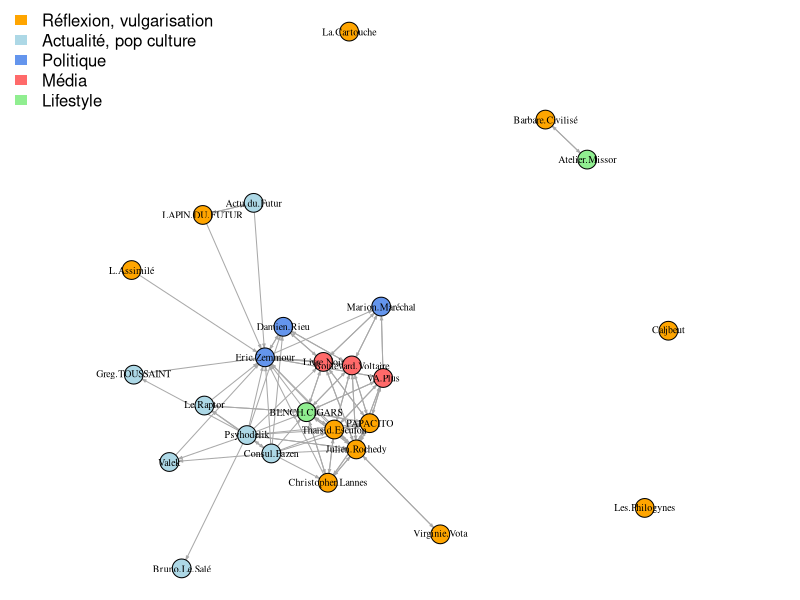

This figure's R source:
### On lance igraph

library(igraph)

### On importe le fichier
W1 <- data.matrix(read.csv("citation_collab6.csv", header = TRUE, sep = ";", encoding = "UTF-8"))
W1 <- W1[,-1]
head(W1)

#On charge le fichier des attributs
Attrs <- as.data.frame((read.csv("cc_commu.csv", header=TRUE, sep = ";")))
table(Attrs$COMMU)

# On construit le graphe
W1g <- graph.adjacency(W1)
V(W1g)$COMMU <- Attrs$COMMU

colmap = c("orange", "lightblue", "cornflowerblue", "indianred1", "lightgreen")
commu = c("Réflexion, vulgarisation",
          "Actualité, pop culture",
          "Politique",
          "Média",
          "Lifestyle")

par(mar = c(0, 0, 0, 0))

plot(W1g,
     vertex.color=colmap[V(W1g)$COMMU],
     vertex.size = 7,
     vertex.label.cex = 0.6,
     vertex.label.color = "black",
     edge.arrow.size = 0.2,
     edge.curved = FALSE,
     layout = layout_nicely(W1g))

# Légende
legend("topleft",bty = "n",
       legend = commu,
       fill = colmap, border=NA)


# On relève les degrés
sort(degree(W1g))
degree(W1g)
deg <- degree(W1g)

sort(degree(W1g, mode = "in"))
degin <- degree(W1g, mode = "in")

sort(degree(W1g, mode = "out"))
degout <- degree(W1g, mode = "out")

# On relève les mesures de centralité d'intermédiarité
btw <- betweenness(W1g)
sort(betweenness(W1g))
mean(betweenness(W1g))

tab <- matrix(c(deg, degin, degout, btw), ncol=4, byrow=FALSE)
tab

colnames(tab) <- c("degré total", "degré entrant", "degré sortant", "centralité d'intermédiarité")
rownames(tab) <- c("Actu du Futur", "Atelier Missor", "Barbare Civilisé",
                   "BENCH CIGARS", "Boulevard Voltaire", "Bruno Le Salé", "Caljbeut",
                   "Christopher Lannes", "Consul Pazen", "Damien Rieu", "Eric Zemmour",
                   "Greg TOUSSAINT", "Julien Rochedy", "La Cartouche", "LAPIN DU FUTUR",
                   "L'Assimilé", "Le Raptor", "Les Philogynes", "Livre Noir",
                   "Marion Maréchal", "PAPACITO", "Psyhodelik", "Thaïs d'Escufon", "Valek",
                   "VA Plus", "Virginie Vota")

write.csv(tab,"measures.csv", row.names = TRUE)
